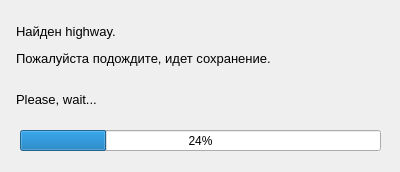
<?xml version="1.0" encoding="UTF-8"?>
<ui version="4.0">
 <class>Wait_window</class>
 <widget class="QWidget" name="Wait_window">
  <property name="geometry">
   <rect>
    <x>0</x>
    <y>0</y>
    <width>400</width>
    <height>172</height>
   </rect>
  </property>
  <property name="windowTitle">
   <string>Form</string>
  </property>
  <widget class="QLabel" name="label">
   <property name="geometry">
    <rect>
     <x>16</x>
     <y>10</y>
     <width>361</width>
     <height>111</height>
    </rect>
   </property>
   <property name="text">
    <string>&lt;html&gt;&lt;head/&gt;&lt;body&gt;&lt;p&gt;&lt;span style=&quot; font-size:10pt;&quot;&gt;Найден highway.&lt;/span&gt;&lt;/p&gt;&lt;p&gt;&lt;span style=&quot; font-size:10pt;&quot;&gt;Пожалуйста подождите, идет сохранение.&lt;br/&gt;&lt;/span&gt;&lt;/p&gt;&lt;p&gt;&lt;span style=&quot; font-size:10pt;&quot;&gt;Please, wait...&lt;/span&gt;&lt;/p&gt;&lt;/body&gt;&lt;/html&gt;</string>
   </property>
  </widget>
  <widget class="QProgressBar" name="progressBar">
   <property name="geometry">
    <rect>
     <x>20</x>
     <y>130</y>
     <width>361</width>
     <height>21</height>
    </rect>
   </property>
   <property name="value">
    <number>24</number>
   </property>
  </widget>
 </widget>
 <resources/>
 <connections/>
</ui>
